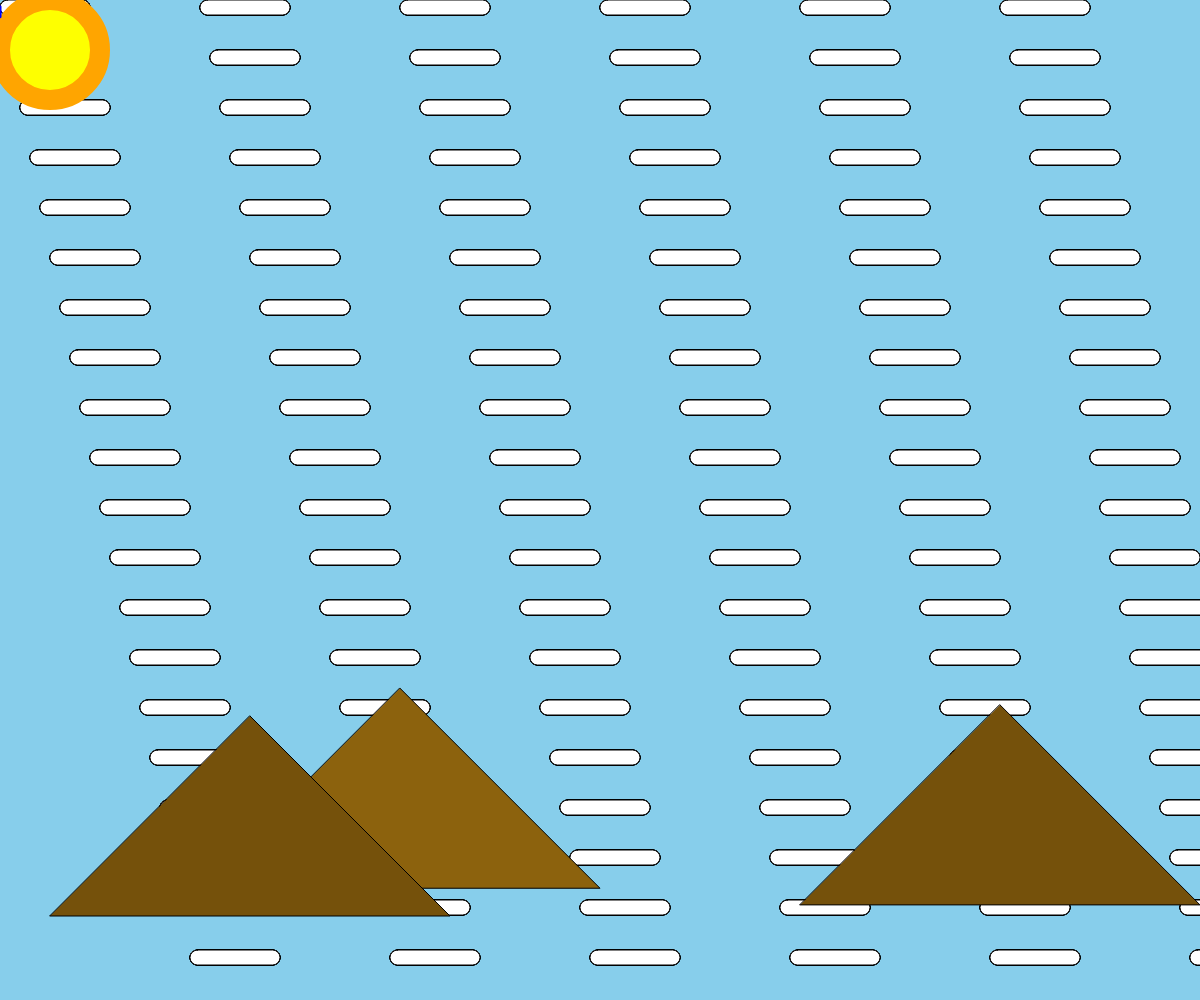
Frame 1 (no input)
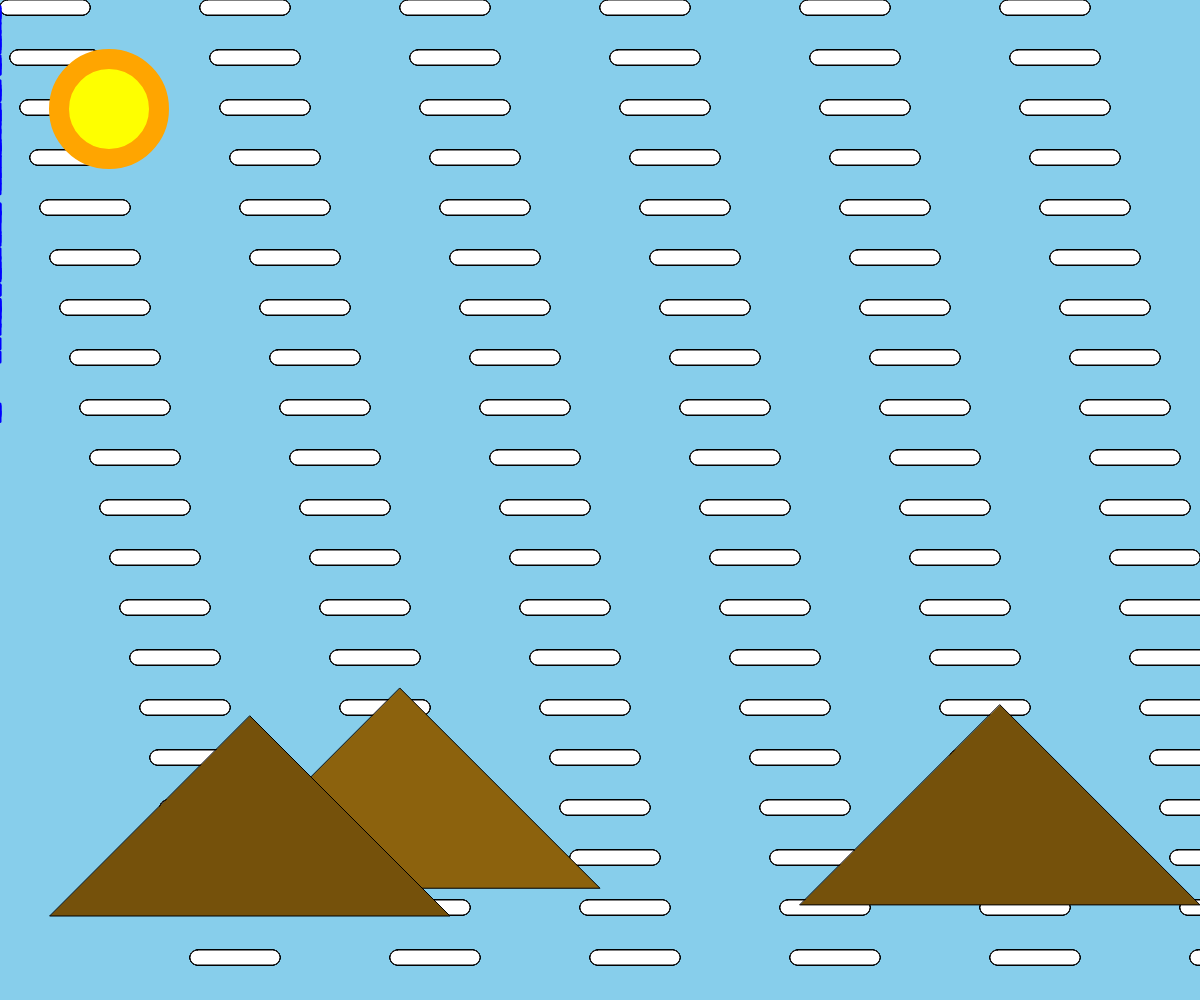
Frame 60 (no input)
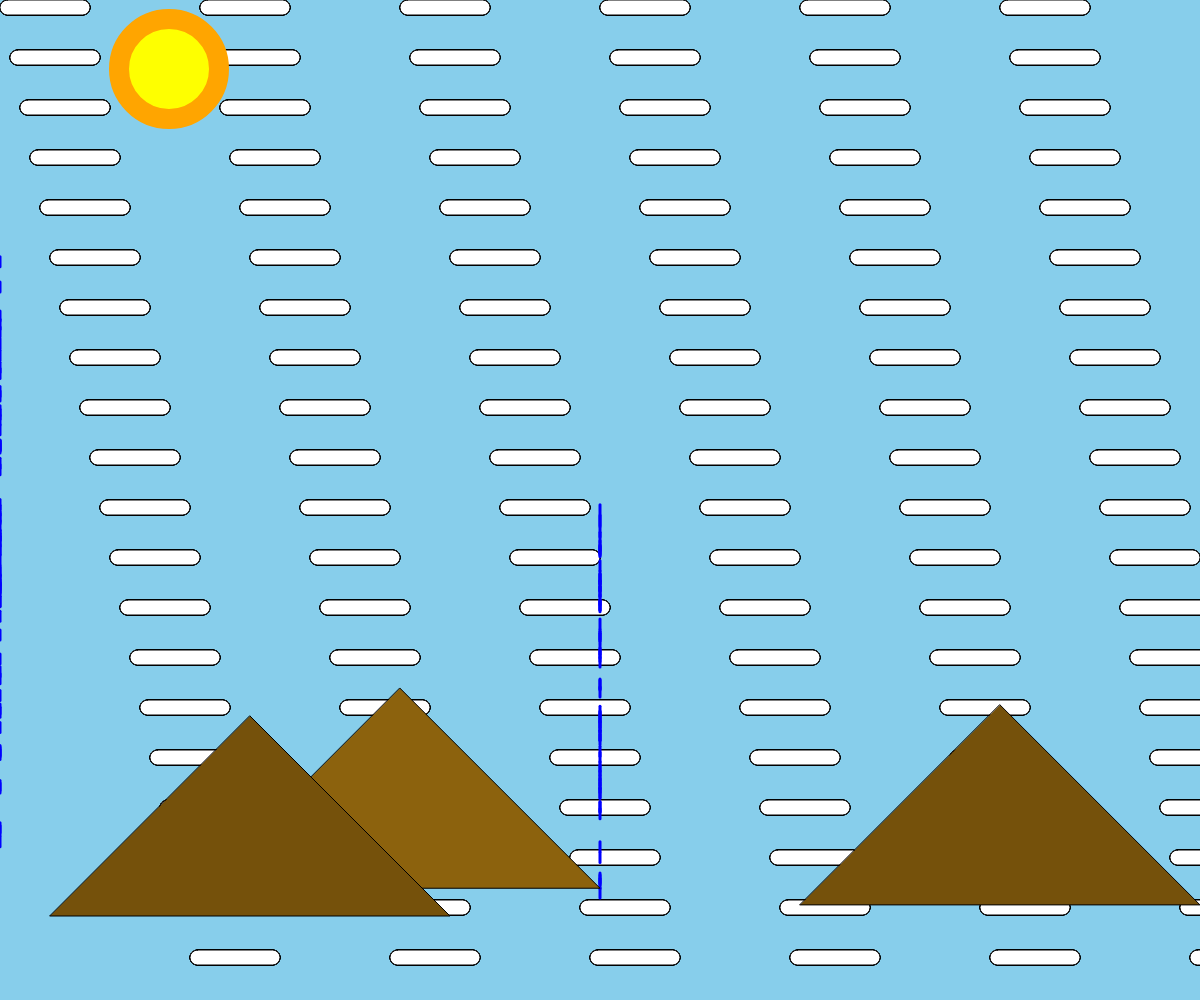
Frame 120 (the mouse pressed at the canvas centre since frame 60)

The p5.js sketch that drew these frames (run headless with seeded random() and noise() and a simulated clock; from frame 60 on, the mouse is pressed at the canvas centre):

// p5.js sketch
// ── sketch.js
var x = 0;
var y = 0;
var l = 0;
let drops = [];  // Array to store raindrops

function setup() {
  createCanvas(windowWidth, windowHeight);
}

function draw() {
  background(135, 206, 235);

  //clouds
  for(var l = 0; l < 999; l++){
    rect((l * 10) % width,(l * 50) % height,90,15,70);
    fill('#ffffff');
  }

  // sun
  fill("rgb(254, 255, 0)");
  stroke("orange");
  strokeWeight(20);
  rect(x, y, 100, 100, 100);
  x = x + 1;
  x = x % 700;
  y = y + 1;
  y = y % 100;

  // rain effect
  let drop = new Raindrop(mouseX, mouseY);
  drops.push(drop);

  for (let i = drops.length - 1; i >= 0; i--) {
    drops[i].update();
    drops[i].show();
    if (drops[i].y > height) {
      drops.splice(i, 1);  //
    }
  }

  // mountains 
  // middle
  translate(width / 12, height / 1.7);
  stroke(0);
  strokeWeight(1);
  fill("#8c620d");
  triangle(100, 300, 500, 300, 300, 100);

  // right
  translate(width / 2, height / 60);
  stroke(0);
  strokeWeight(1);
  fill("#75510b");
  triangle(100, 300, 500, 300, 300, 100);

  // left
  translate(width / -1.6, height / 90);
  stroke(0);
  strokeWeight(1);
  fill("#75510b");
  triangle(100, 300, 500, 300, 300, 100);
}

// Raindrop class
class Raindrop {
  constructor(x, y) {
    this.x = x;
    this.y = y;
    this.speed = random(4, 8);  // Random speed for raindrops
  }

  update() {
    this.y += this.speed;  // Move raindrop down
  }

  show() {
    stroke('#0000ff');
    strokeWeight(3);
    line(this.x, this.y, this.x, this.y + 10);  // Draw raindrop
  }
}
